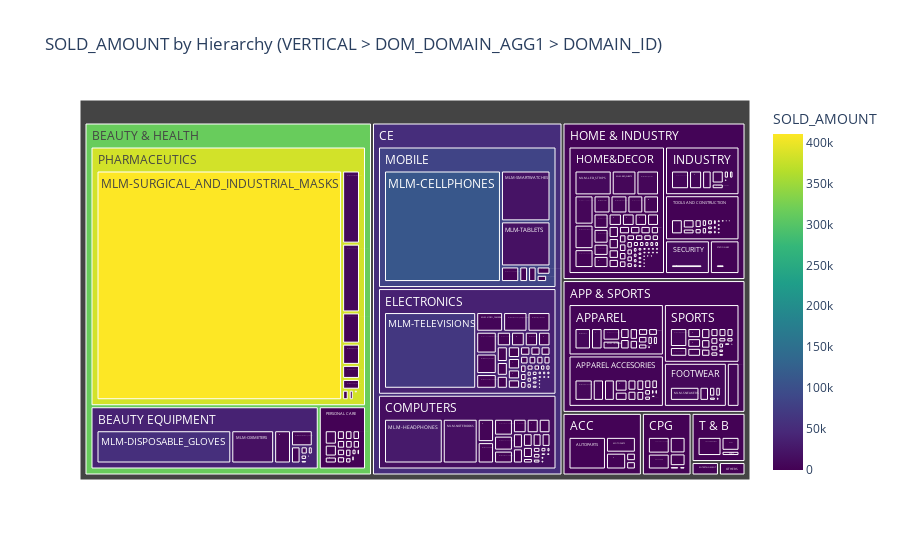

The code cell stored with this chart in its notebook:
### Markdown cell above
## 🛍️ Top-Selling Product Categories

The bar chart below displays the **top 10 product verticals** by total sales (`SOLD_AMOUNT`). This visualization helps identify which broad product groups contributed most to overall revenue.

### 🔝 Insights from the Bar Chart:

- **BEAUTY & HEALTH** is the leading vertical, significantly outperforming others in terms of sold amount.
- It is followed by **CE (Consumer Electronics)** and **HOME & INDUSTRY**, which also represent substantial sales volume.
- Verticals such as **ENTERTAINMENT** and **OTHERS** appear with minimal sales, suggesting low traction or niche markets.

This ranking can be useful for focusing marketing efforts or inventory planning on high-performing verticals.

---

## 🧭 Sales Distribution by Product Hierarchy

The treemap below breaks down the total `SOLD_AMOUNT` hierarchically using the structure:  
`VERTICAL > DOM_DOMAIN_AGG1 > DOMAIN_ID`.

This allows us to drill down into specific domains and categories within each vertical.

### 🧩 Insights from the Treemap:

- Within **BEAUTY & HEALTH**, the **PHARMACEUTICS** domain dominates, with a large share coming from **SURGICAL_AND_INDUSTRIAL_MASKS**.
- In **CE**, subdomains like **MOBILE** (especially **CELLPHONES**) and **ELECTRONICS** (e.g., **TELEVISIONS**) are the main revenue generators.
- **HOME & INDUSTRY** shows more fragmentation, with many smaller domains contributing to its total.
- Other verticals like **APP & SPORTS**, **ACC**, and **CPG** show more balanced distribution across various product subdomains.

### Code cell
most_sold = (
    ofertas.groupby("VERTICAL")["SOLD_AMOUNT"]
    .sum()
    .sort_values(ascending=False)
    .head(10)
)
most_sold = most_sold.reset_index().rename(columns={"index": "VERTICAL", "SOLD_AMOUNT": "SOLD_AMOUNT"})

plt.figure(figsize=(10, 6))
sns.barplot(
    data=most_sold,
    y="VERTICAL",
    x="SOLD_AMOUNT"
)

plt.xlabel("Total Sold Amount")
plt.ylabel("Product Category")
plt.title("Top 10 Most Sold Product Categories")
plt.tight_layout()
plt.show()

import plotly.express as px

# Group the data by hierarchy and sum the sales
hierarchy_df = (
    ofertas.groupby(["VERTICAL", "DOM_DOMAIN_AGG1", "DOMAIN_ID"])["SOLD_AMOUNT"]
    .sum()
    .reset_index()
)

# Create the Treemap
fig = px.treemap(
    hierarchy_df,
    path=["VERTICAL", "DOM_DOMAIN_AGG1", "DOMAIN_ID"],
    values="SOLD_AMOUNT",
    color="SOLD_AMOUNT",
    color_continuous_scale="viridis",
    title="SOLD_AMOUNT by Hierarchy (VERTICAL > DOM_DOMAIN_AGG1 > DOMAIN_ID)"
)

fig.show()

### Figure 1 — Plotly figure (JSON) as saved in the notebook; plotly's stock layout.template omitted (floating-point values rounded to 4 significant figures; data arrays with more than 128 entries replaced by an {"elided": "..."} marker saying what was removed)
{"data": [{"branchvalues": "total", "customdata": {"elided": "1311x1 float values"}, "domain": {"x": [0, 1], "y": [0, 1]}, "hovertemplate": "labels=%{label}<br>SOLD_AMOUNT_sum=%{value}<br>parent=%{parent}<br>id=%{id}<br>SOLD_AMOUNT=%{color}<extra></extra>", "ids": {"elided": "1311 str values"}, "labels": {"elided": "1311 str values"}, "marker": {"coloraxis": "coloraxis", "colors": {"elided": "1311 float values"}}, "name": "", "parents": {"elided": "1311 str values"}, "type": "treemap", "values": {"elided": "1311 float values"}}], "layout": {"coloraxis": {"colorbar": {"title": {"text": "SOLD_AMOUNT"}}, "colorscale": [[0, "#440154"], [0.1111, "#482878"], [0.2222, "#3e4989"], [0.3333, "#31688e"], [0.4444, "#26828e"], [0.5556, "#1f9e89"], [0.6667, "#35b779"], [0.7778, "#6ece58"], [0.8889, "#b5de2b"], [1, "#fde725"]]}, "legend": {"tracegroupgap": 0}, "title": {"text": "SOLD_AMOUNT by Hierarchy (VERTICAL > DOM_DOMAIN_AGG1 > DOMAIN_ID)"}}}
